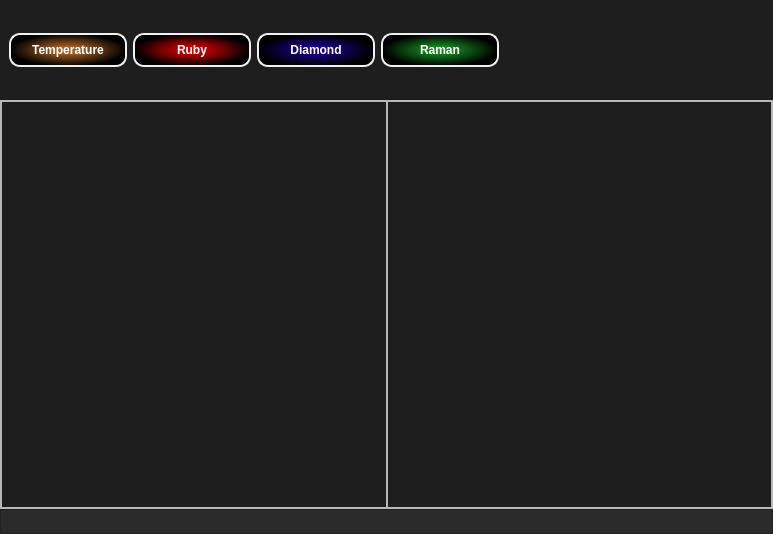
<?xml version="1.0" encoding="UTF-8"?>
<ui version="4.0">
 <class>T_Rax_MainWindow</class>
 <widget class="QMainWindow" name="T_Rax_MainWindow">
  <property name="geometry">
   <rect>
    <x>0</x>
    <y>0</y>
    <width>773</width>
    <height>534</height>
   </rect>
  </property>
  <property name="sizePolicy">
   <sizepolicy hsizetype="Expanding" vsizetype="Expanding">
    <horstretch>0</horstretch>
    <verstretch>0</verstretch>
   </sizepolicy>
  </property>
  <property name="windowTitle">
   <string>T-Rax ver 0.2</string>
  </property>
  <property name="styleSheet">
   <string notr="true">QMainWindow, #T_Rax_MainWindow{
    background: rgb(44, 43, 43)
}
#centralwidget{
    background: rgb(30, 30, 30)
}
#status_bar {
	background: rgb(44, 43, 43);

}

QLabel ,QGroupBox{
	color: #F1F1F1;
	font-weight: bold;
	font-size: 12px;
}


#navigation_frame {
    border: none;
    background: qlineargradient(spread:reflect, x1:0, y1:0.5, x2:0, y2:0, stop:0.114428 rgba(21, 134, 31, 255), stop:0.467662 rgba(12, 80, 18, 255), 
	stop:0.726368 rgba(9, 60, 13, 255), stop:1 rgb(30, 30, 30))
}



QPushButton{
    color:white;
    border-color: black;
    border: 2px solid #F1F1F1;
    border-radius: 11px;
    padding: 5px;
}

QPushButton::hover{
    border:3px solid #fff;
    margin: 0.5px;
}

QPushPutton::press{
   border: 3px solid #fff;
margin: 2px;
}


#navigation_frame QPushButton{
    min-width: 104px;
    min-height: 20px;
    font-weight: bold;
}

#temperature_btn {
    background: qradialgradient(spread:pad, cx:0.5, cy:0.5, radius:0.5, fx:0.5, fy:0.5, stop:0.20398 rgba(221, 124, 40, 180), stop:1 rgba(0, 0, 0, 255))
}
#ruby_btn {
    background: qradialgradient(spread:pad, cx:0.5, cy:0.5, radius:0.5, fx:0.5, fy:0.5, stop:0.20398 rgba(197, 0, 3, 255), stop:1 rgba(0, 0, 0, 255))
}

#diamond_btn {
    background: qradialgradient(spread:pad, cx:0.5, cy:0.5, radius:0.5, fx:0.5, fy:0.5, stop:0.20398 rgba(27, 0, 134, 255), stop:1 rgba(0, 0, 0, 255))
}
#raman_btn {
    background: qradialgradient(spread:pad, cx:0.5, cy:0.5, radius:0.5, fx:0.5, fy:0.5, stop:0.20398 rgba(21, 134, 31, 255), stop:1 rgba(0, 0, 0, 255))
}</string>
  </property>
  <widget class="QWidget" name="centralwidget">
   <layout class="QVBoxLayout" name="verticalLayout">
    <property name="spacing">
     <number>0</number>
    </property>
    <property name="margin">
     <number>0</number>
    </property>
    <item>
     <widget class="QFrame" name="navigation_frame">
      <property name="minimumSize">
       <size>
        <width>0</width>
        <height>60</height>
       </size>
      </property>
      <property name="maximumSize">
       <size>
        <width>16777215</width>
        <height>100</height>
       </size>
      </property>
      <property name="frameShape">
       <enum>QFrame::StyledPanel</enum>
      </property>
      <property name="frameShadow">
       <enum>QFrame::Raised</enum>
      </property>
      <layout class="QHBoxLayout" name="horizontalLayout">
       <item>
        <widget class="QPushButton" name="temperature_btn">
         <property name="text">
          <string>Temperature</string>
         </property>
        </widget>
       </item>
       <item>
        <widget class="QPushButton" name="ruby_btn">
         <property name="text">
          <string>Ruby</string>
         </property>
        </widget>
       </item>
       <item>
        <widget class="QPushButton" name="diamond_btn">
         <property name="text">
          <string>Diamond</string>
         </property>
        </widget>
       </item>
       <item>
        <widget class="QPushButton" name="raman_btn">
         <property name="text">
          <string>Raman</string>
         </property>
        </widget>
       </item>
       <item>
        <spacer name="horizontalSpacer">
         <property name="orientation">
          <enum>Qt::Horizontal</enum>
         </property>
         <property name="sizeHint" stdset="0">
          <size>
           <width>248</width>
           <height>20</height>
          </size>
         </property>
        </spacer>
       </item>
      </layout>
     </widget>
    </item>
    <item>
     <widget class="QFrame" name="main_frame">
      <property name="frameShape">
       <enum>QFrame::StyledPanel</enum>
      </property>
      <property name="frameShadow">
       <enum>QFrame::Raised</enum>
      </property>
      <layout class="QHBoxLayout" name="horizontalLayout_2">
       <property name="spacing">
        <number>0</number>
       </property>
       <property name="margin">
        <number>0</number>
       </property>
       <item>
        <widget class="QFrame" name="figure1_frame">
         <property name="frameShape">
          <enum>QFrame::StyledPanel</enum>
         </property>
         <property name="frameShadow">
          <enum>QFrame::Raised</enum>
         </property>
        </widget>
       </item>
       <item>
        <widget class="QFrame" name="figure2_frame">
         <property name="frameShape">
          <enum>QFrame::StyledPanel</enum>
         </property>
         <property name="frameShadow">
          <enum>QFrame::Raised</enum>
         </property>
        </widget>
       </item>
      </layout>
     </widget>
    </item>
    <item>
     <widget class="QFrame" name="status_bar">
      <property name="sizePolicy">
       <sizepolicy hsizetype="Expanding" vsizetype="Maximum">
        <horstretch>0</horstretch>
        <verstretch>0</verstretch>
       </sizepolicy>
      </property>
      <property name="maximumSize">
       <size>
        <width>16777215</width>
        <height>25</height>
       </size>
      </property>
      <property name="frameShape">
       <enum>QFrame::StyledPanel</enum>
      </property>
      <property name="frameShadow">
       <enum>QFrame::Raised</enum>
      </property>
      <layout class="QHBoxLayout" name="horizontalLayout_3">
       <property name="spacing">
        <number>5</number>
       </property>
       <property name="leftMargin">
        <number>5</number>
       </property>
       <property name="topMargin">
        <number>0</number>
       </property>
       <property name="rightMargin">
        <number>5</number>
       </property>
       <property name="bottomMargin">
        <number>0</number>
       </property>
       <item>
        <widget class="QLabel" name="status_coord_lbl">
         <property name="text">
          <string/>
         </property>
        </widget>
       </item>
       <item>
        <spacer name="horizontalSpacer_2">
         <property name="orientation">
          <enum>Qt::Horizontal</enum>
         </property>
         <property name="sizeHint" stdset="0">
          <size>
           <width>743</width>
           <height>20</height>
          </size>
         </property>
        </spacer>
       </item>
       <item>
        <widget class="QLabel" name="status_ds_calib_filename_lbl">
         <property name="text">
          <string/>
         </property>
        </widget>
       </item>
       <item>
        <widget class="QLabel" name="status_us_calib_filename_lbl">
         <property name="text">
          <string/>
         </property>
        </widget>
       </item>
      </layout>
     </widget>
    </item>
   </layout>
  </widget>
 </widget>
 <resources/>
 <connections/>
</ui>
